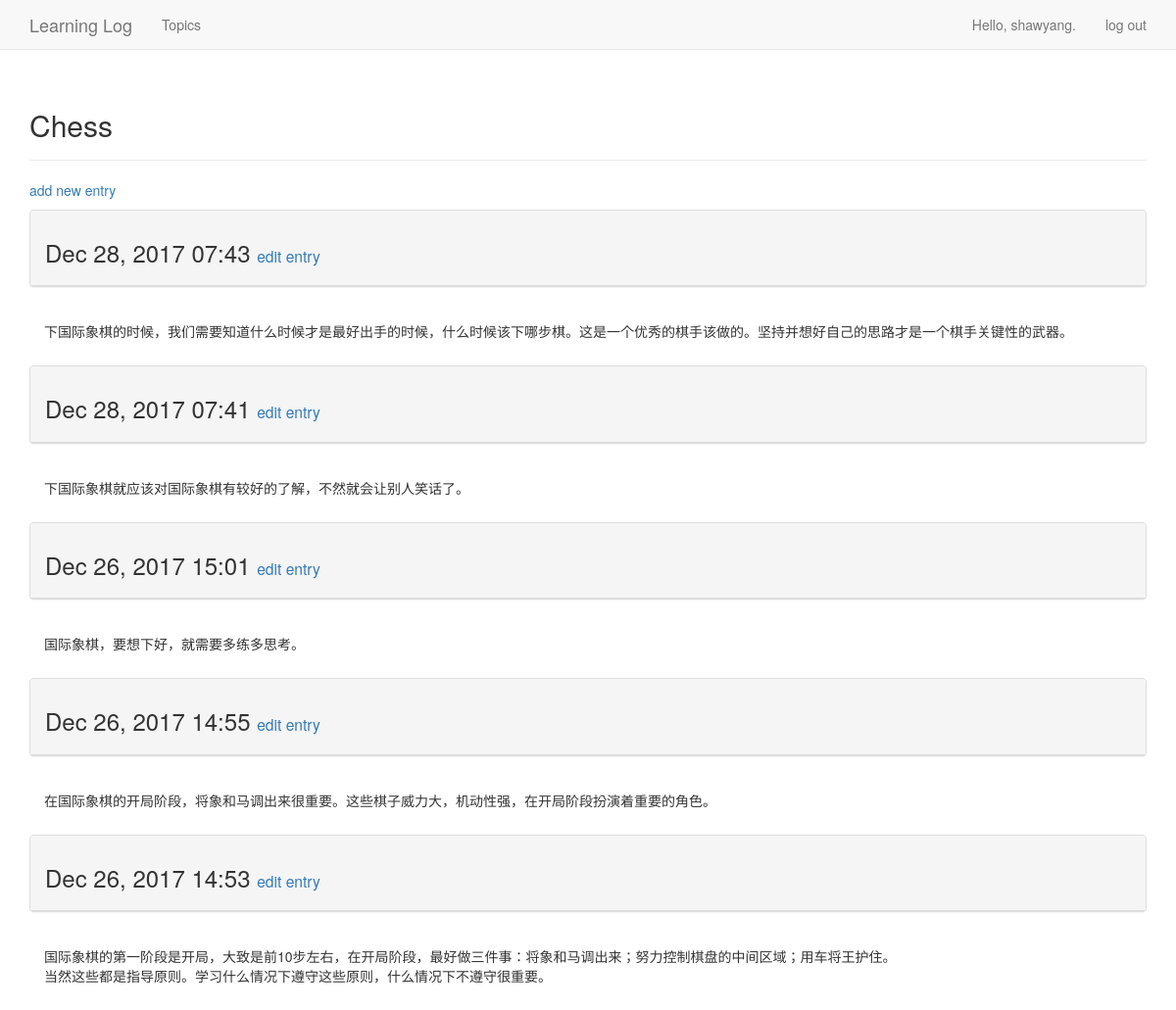
Screenshot of /topic/1/ (signed in) with the database file from the repository.
### learning_logs/models.py (models this page shows, shortened)
class Topic(models.Model):
    text = models.CharField(max_length=200)
    date_added = models.DateTimeField(auto_now_add=True)
    owner = models.ForeignKey(User)
    def __str__(self):
        return self.text

class Entry(models.Model):
    topic = models.ForeignKey(Topic)
    text = models.TextField()
    date_added = models.DateTimeField(auto_now_add=True)
    class Meta:
        verbose_name_plural = 'entries'

### learning_logs/views.py (the view)
# urls.py: url(r'^topic/(?P<topic_id>\d+)/$', views.topic, name='topic'),
@login_required
def topic(request, topic_id):
    topic = Topic.objects.get(id=topic_id)
    if topic.owner != request.user:
        raise Http404
    entries = topic.entry_set.order_by('-date_added')
    context = {'topic': topic, 'entries': entries}
    return render(request, 'learning_logs/topic.html', context)

### learning_logs/templates/learning_logs/topic.html
{% extends "learning_logs/base.html" %}
{% block header %}
    <h2>{{ topic }}</h2>
{% endblock header %}
{% block content %}
    <p>
        <a href="{% url 'learning_logs:new_entry' topic.id %}">add new entry</a>
    </p>
    {% for entry in entries %}
        <div class="panel panel-default">
            <div class="panel-heading">
                <h3>
                    {{ entry.date_added|date:'M d, Y H:i' }}
                    <small>
                        <a href="{% url 'learning_logs:edit_entry' entry.id %}">edit entry</a>
                    </small>
                </h3>
            </div>
        </div>
        <div class="panel-body">
             {{ entry.text|linebreaks }}
        </div>
    {% empty %}
        There are no entries for this topic yet.
    {% endfor %}
{% endblock content %}

### learning_logs/templates/learning_logs/base.html (shortened to what this page needs)
{% load bootstrap3 %}
<!DOCTYPE html>
<html lang="en">
    <head>
        {% bootstrap_css %}
    </head>
    <body>
        <nav class="navbar navbar-default navbar-static-top">
            <div class="container">
                <div class="navbar-header">
                    <a class="navbar-brand" href="{% url 'learning_logs:index' %}">Learning Log</a>
                </div>
                <div id="navbar" class="navbar-collapse collapse">
                    <ul class="nav navbar-nav">
                        <li>
                           <a href="{% url 'learning_logs:topics' %}">Topics</a>
                        </li>
                    </ul>
                    <ul class="nav navbar-nav navbar-right">
                        {% if user.is_authenticated %}
                            <li>
                                <a>Hello, {{ user.username }}.</a>
                            </li>
                            <li>
                                <a href="{% url 'users:logout' %}">log out</a>
                            </li>
                        {% endif %}
                    </ul>
                </div>
            </div>
        </nav>
    <div class="container">
        <div class="page-header">
            {% block header %}{% endblock header %}
        </div>
        <div>
            {% block content %}{% endblock content %}
        </div>
    </div>
    </body>
</html>

### rows the page displays
Topic: text "Chess"
Entry: date_added "Dec 28, 2017 07:43", text "下国际象棋的时候，我们需要知道什么时候才是最好出手的时候，什么时候该下哪步棋。这是一个优秀的棋手该做的。坚持并想好自己的思路才是一个棋手关键性的武器。"
Entry: date_added "Dec 28, 2017 07:41", text "下国际象棋就应该对国际象棋有较好的了解，不然就会让别人笑话了。"
Entry: date_added "Dec 26, 2017 15:01", text "国际象棋，要想下好，就需要多练多思考。"
Entry: date_added "Dec 26, 2017 14:55", text "在国际象棋的开局阶段，将象和马调出来很重要。这些棋子威力大，机动性强，在开局阶段扮演着重要的角色。"
Entry: date_added "Dec 26, 2017 14:53", text "国际象棋的第一阶段是开局，大致是前10步左右，在开局阶段，最好做三件事：将象和马调出来；努力控制棋盘的中间区域；用车将王护住。 当然这些都是指导原则。学习什么情况下遵守这些原则，什么情况下不遵守很重要。"

### other values shown
{{ user.username }} "shawyang"
